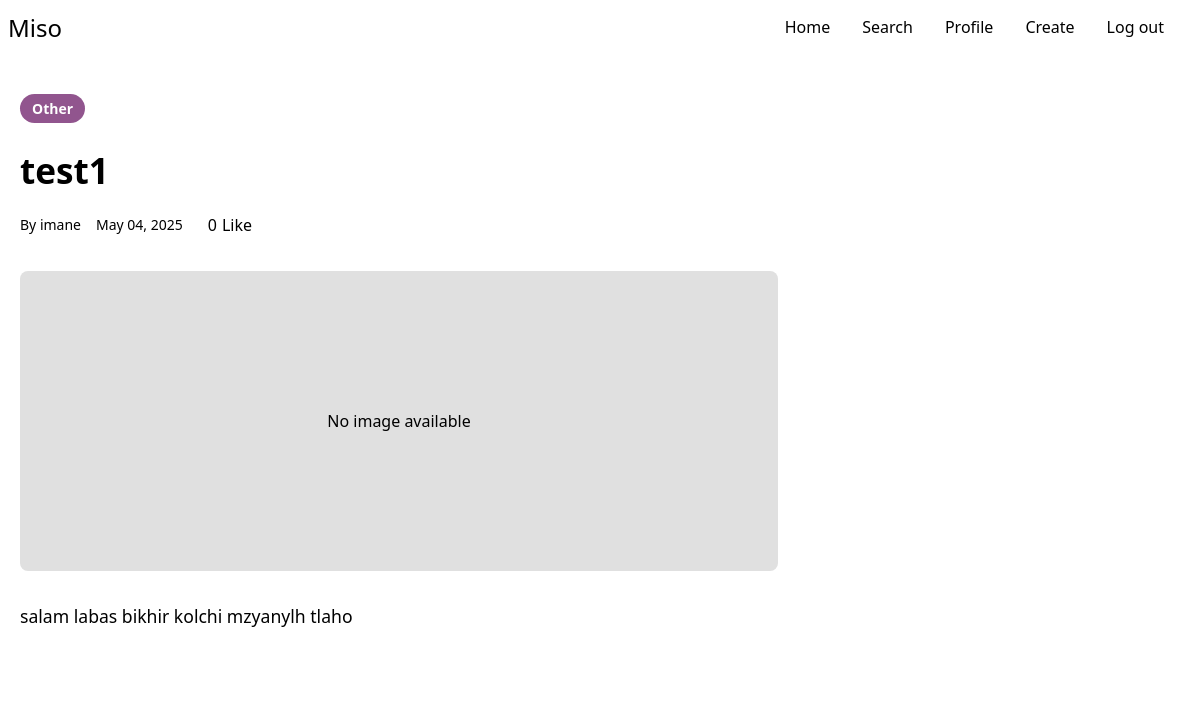
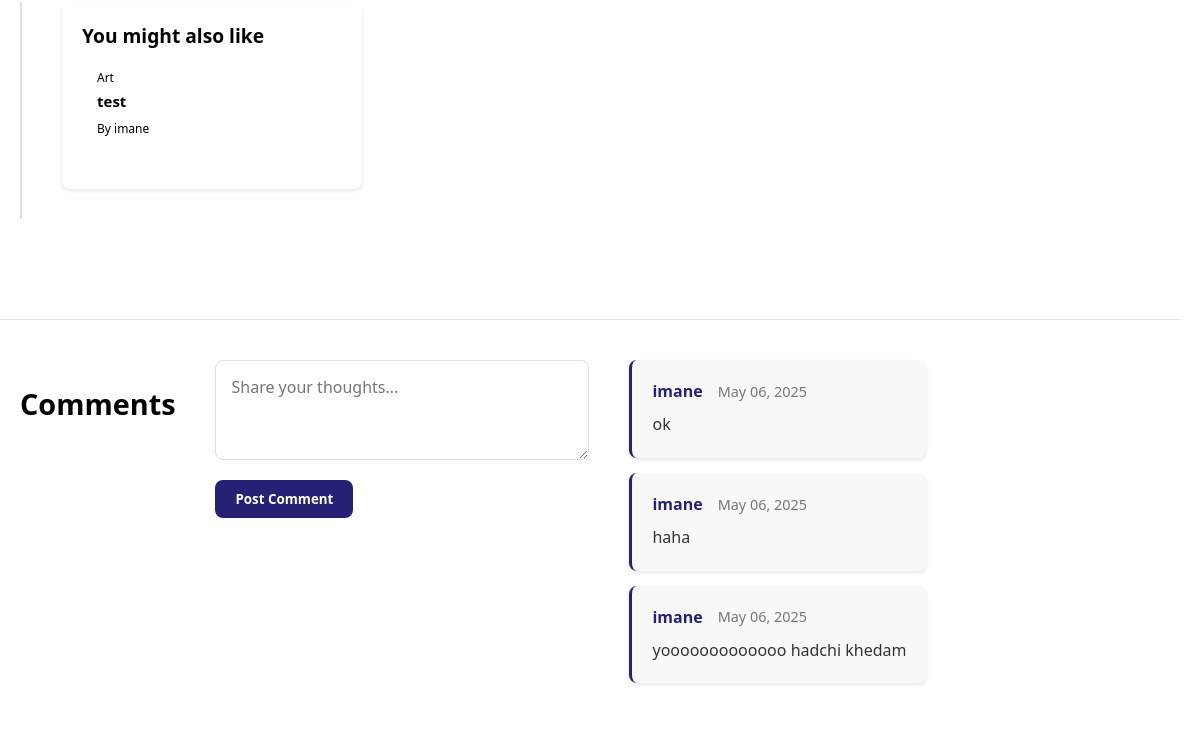
/article/6 (signed in), run on an earlier commit of the app's database (2 pictures, top to bottom).
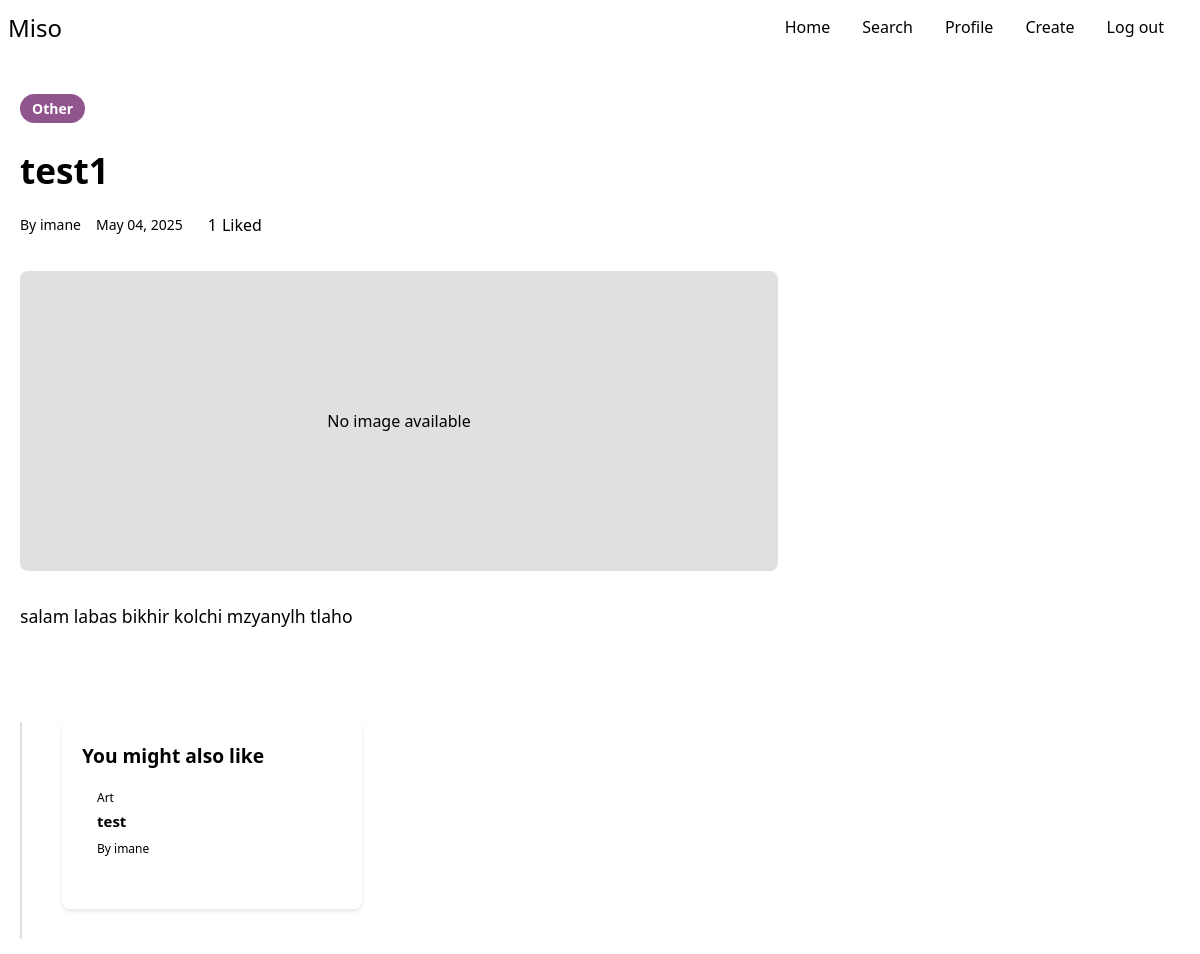
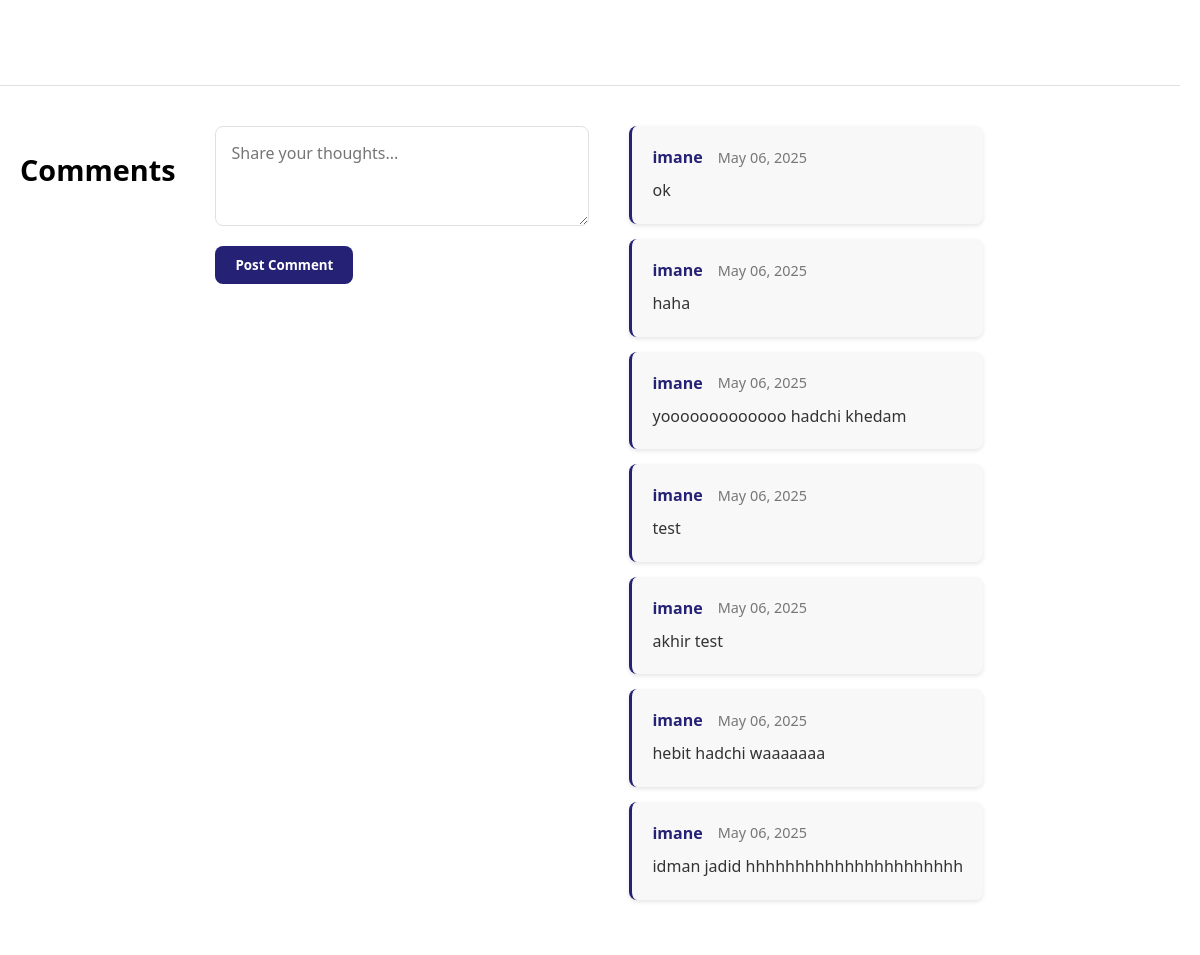
And on a later commit of the database (2 pictures, top to bottom).
### app.py (models this page shows)
class Article(db.Model):
    id = db.Column(db.Integer, primary_key=True)
    title = db.Column(db.String(200), nullable=False)
    content = db.Column(db.Text, nullable=False)
    excerpt = db.Column(db.String(300))
    category = db.Column(db.String(50), nullable=False)
    date = db.Column(db.String(50), default=lambda: datetime.now(timezone.utc).strftime('%B %d, %Y'))
    image_url = db.Column(db.String(200), default='default_article.jpg')
    author_id = db.Column(db.Integer, db.ForeignKey('user.id'), nullable=False)

class User(db.Model):
    id = db.Column(db.Integer, primary_key=True)
    username = db.Column(db.String(80), unique=True, nullable=False)
    email = db.Column(db.String(120), unique=True, nullable=False)
    password = db.Column(db.String(200), nullable=False)
    profile_pic = db.Column(db.String(200), default='default.jpg')
    articles = db.relationship('Article', backref='author', lazy=True)
    liked_articles = db.relationship(
        'Like',
        backref='user',
        lazy=True,
        foreign_keys='Like.user_id'
    )

class Comment(db.Model):
    id = db.Column(db.Integer, primary_key=True)
    text = db.Column(db.Text, nullable=False)
    timestamp = db.Column(db.DateTime, default=datetime.now(timezone.utc))
    author_id = db.Column(db.Integer, db.ForeignKey('user.id'), nullable=False)
    article_id = db.Column(db.Integer, db.ForeignKey('article.id'), nullable=False)
    author = db.relationship('User', backref='comments')
    article = db.relationship('Article', backref='comments')

### app.py (the view)
@app.route('/article/<int:id>')
def article_view(id):
    if 'user_id' not in session:
        return redirect(url_for('article_be', id=id))
    article = Article.query.get_or_404(id)
    liked = Like.query.filter_by(
        user_id=session['user_id'],
        article_id=article.id
    ).first() is not None
    suggested_articles = get_suggested_articles(article)
    return render_template('article.html',
                         article=article,
                         liked=liked,
                         suggested_articles=suggested_articles,
                         current_user_id=session.get('user_id'))

### app.py (called while the page is built)
def get_suggested_articles(article, limit=3):
    same_category = Article.query.filter(
        Article.category == article.category,
        Article.id != article.id
    ).order_by(db.func.random()).limit(2).all()
    random_article = Article.query.filter(
        Article.id != article.id,
        ~Article.id.in_([a.id for a in same_category])
    ).order_by(db.func.random()).first()
    return same_category + ([random_article] if random_article else [])

### templates/article.html (shortened to what the changed rows need)
<!DOCTYPE html>
<html lang="en">
<head>
    <link rel="stylesheet" href="{{ url_for('static', filename='css/article.css') }}">
</head>
<body>
    <main class="article-page">
        <div class="container">
            <article class="article-content">
                <header class="article-header">
                    <h1>{{ article.title }}</h1>
                    <div class="meta">
                        <button class="like-btn" onclick="toggleLike({{ article.id }})">
                            <span class="like-count">{{ article.likes|length }}</span>
                            <span class="like-text">{% if liked %}Liked{% else %}Like{% endif %}</span>
                        </button>
                    </div>
                </header>
            </article>
            <aside class="article-sidebar">
                <div class="sidebar-card">
                    <div class="suggested-articles">
                        {% for suggested in suggested_articles %}
                        <a href="{{ url_for('article_view', id=suggested.id) }}" class="suggested-article">
                            <div class="article-info">
                                <span class="category">{{ suggested.category|capitalize }}</span>
                                <h4>{{ suggested.title|truncate(60) }}</h4>
                                <span class="author">By {{ suggested.author.username }}</span>
                            </div>
                        </a>
                        {% endfor %}
                    </div>
                </div>
            </aside>
        </div>
    </main>
    <section class="comments-section">
    <div class="container">
        <h2>Comments</h2>
        <div class="comments-list">
            {% if article.comments %}
                {% for comment in article.comments %}
                <div class="comment">
                    <div class="comment-header">
                        <span class="author">{{ comment.author.username }}</span>
                        <span class="date">{{ comment.timestamp.strftime('%b %d, %Y') }}</span>
                    </div>
                    <div class="comment-body">
                        {{ comment.text }}
                    </div>
                </div>
                {% endfor %}
            {% else %}
                <div class="no-comments">
                    <p>No comments yet. Be the first to share your thoughts!</p>
                </div>
            {% endif %}
            </div>
        </div>
    </section>
    </body>
</html>

What changed in the data, as far as the page shows it:
added Comment: author.username "imane", timestamp "May 06, 2025", text "test"
added Comment: author.username "imane", timestamp "May 06, 2025", text "akhir test"
added Comment: author.username "imane", timestamp "May 06, 2025", text "hebit hadchi waaaaaaa"
added Comment: author.username "imane", timestamp "May 06, 2025", text "idman jadid hhhhhhhhhhhhhhhhhhhhhh"
Also different on the page:
{{ article.likes|length }}: "0" → "1"
text no longer shown: "Like"
text now shown: "Liked"
